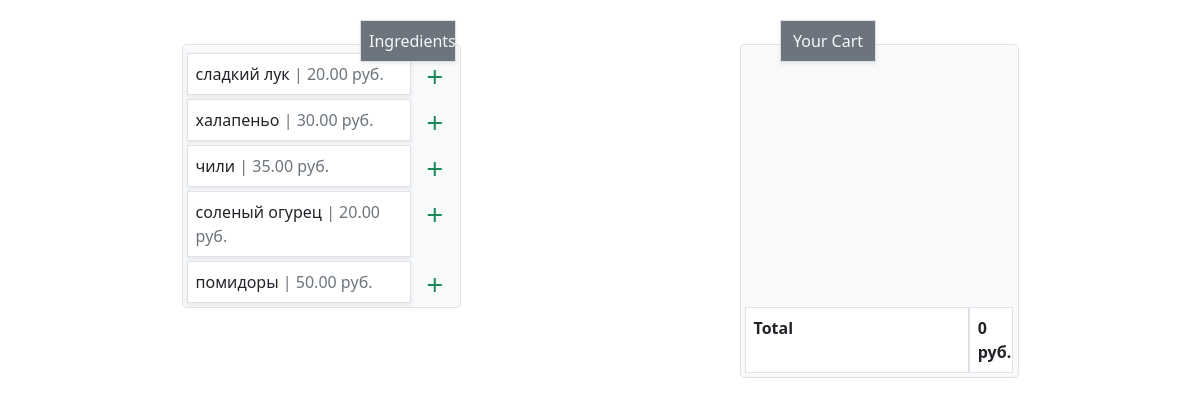
/, run on an earlier commit of the app's database.
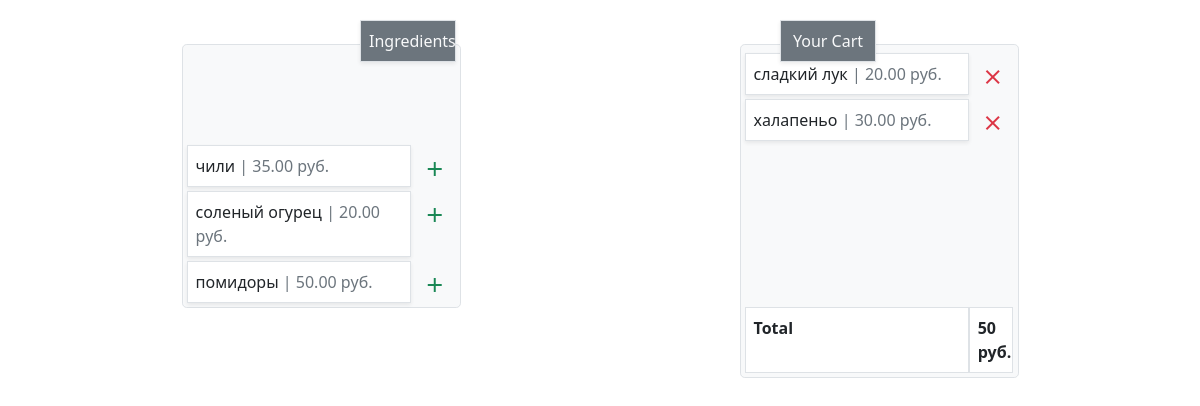
And on a later commit of the database.
### cart/models.py (models this page shows, shortened)
class Topping(models.Model):
    name = models.CharField(max_length=30)
    price = models.DecimalField(max_digits=5, decimal_places=2)
    is_added = models.BooleanField(default=False)

### cart/views.py (the view)
# urls.py: path('', views.index, name='index'),
def index(request):
    topping_list = Topping.objects.all()
    topping_price = Topping.objects.filter(is_added=True).aggregate(total_price=Sum('price'))
    context = {'topping_list': topping_list, 'topping_price': topping_price}
    return render(request, 'cart/index.html', context)

### cart/templates/cart/index.html (shortened to what this page needs)
<!doctype html>
<html lang="en">
<head>
    <link href="https://cdn.jsdelivr.net/npm/bootstrap@5.0.2/dist/css/bootstrap.min.css" rel="stylesheet"
>
</head>
<body>
<div class="container pt-5">
    <div class="col-12 bg-secondary text-light p-2 border shadow shadow-sm text-center"
         style="position:absolute;top:20px; left:30%; width:6rem">Ingredients
    </div>
    <div class="col-12 bg-secondary text-light p-2 border shadow shadow-sm text-center"
         style="position:absolute;top:20px; left:65%; width:6rem">Your Cart
    </div>
    <div class="d-flex justify-content-around align-items-start">
        <div class="row row-cols-3 p-1 bg-light border rounded-3 w-25 gy-1">
            {% for topping in topping_list %}
                {% if topping.is_added %}
                    <div class="col-1">
                    </div>
                {% else %}
                    <div class="col-10 bg-white p-2 border shadow shadow-sm">{{ topping.name }}
                        <span class="text-muted"> | {{ topping.price }} руб.</span>
                    </div>
                    <div class="col-2 mt-3">
                    <a href="{% url 'topping_add' topping.id %}" class="text-success">
                        <span class="material-icons-outlined">add</span>
                    </a>
                    </div>
                {% endif %}
            {% endfor %}
        </div>
        <div class="row row-cols-3 p-1 bg-light border rounded-3 w-25 gy-1">
            {% for topping in topping_list %}
                {% if topping.is_added %}
                    <div class="col-10 bg-white p-2 border shadow shadow-sm">{{ topping.name }}
                        <span class="text-muted"> | {{ topping.price }} руб.</span>
                    </div>
                    <div class="col-2 mt-3">
                    <a href="{% url 'topping_remove' topping.id %}" class="text-danger">
                        <span class="material-icons-outlined">clear</span>
                    </a>
                    </div>
                {% else %}
                    <div class="col-2 mt-3">
                    </div>
                {% endif %}
            {% endfor %}
            <div class="col-10 bg-white p-2 border"><strong>Total</strong></div>
            <div class="col-2 bg-white p-2 border"><strong>
                {% if topping_price.total_price is not None %}
                    {{ topping_price.total_price }} руб.
                {% else %}
                    0 руб.
                {% endif %}
            </strong></div>
        </div>
    </div>
</div>
</body>
</html>

What changed in the data, as far as the page shows it:
changed Topping "сладкий лук": is_added False → True (drawn)
changed Topping "халапеньо": is_added False → True (drawn)
Also different on the page:
{{ topping_price.total_price }}: (not shown) → "50"
text no longer shown: "0 руб."
text now shown: "руб."
